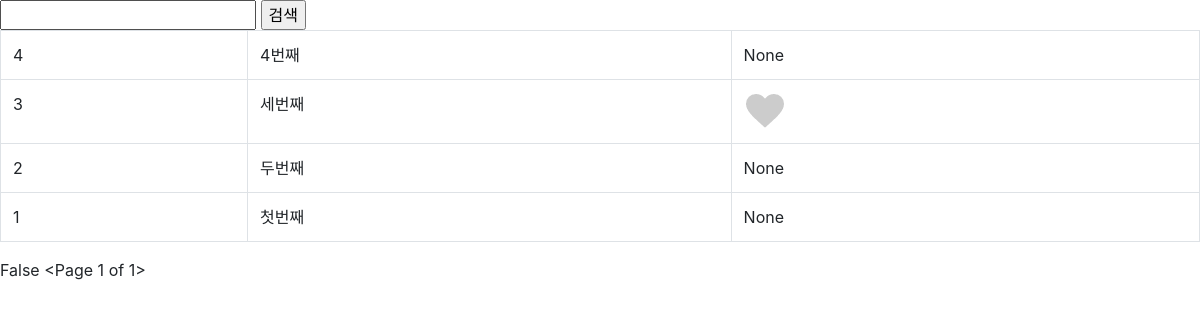
The app's page /instagram/ (signed in), older data.
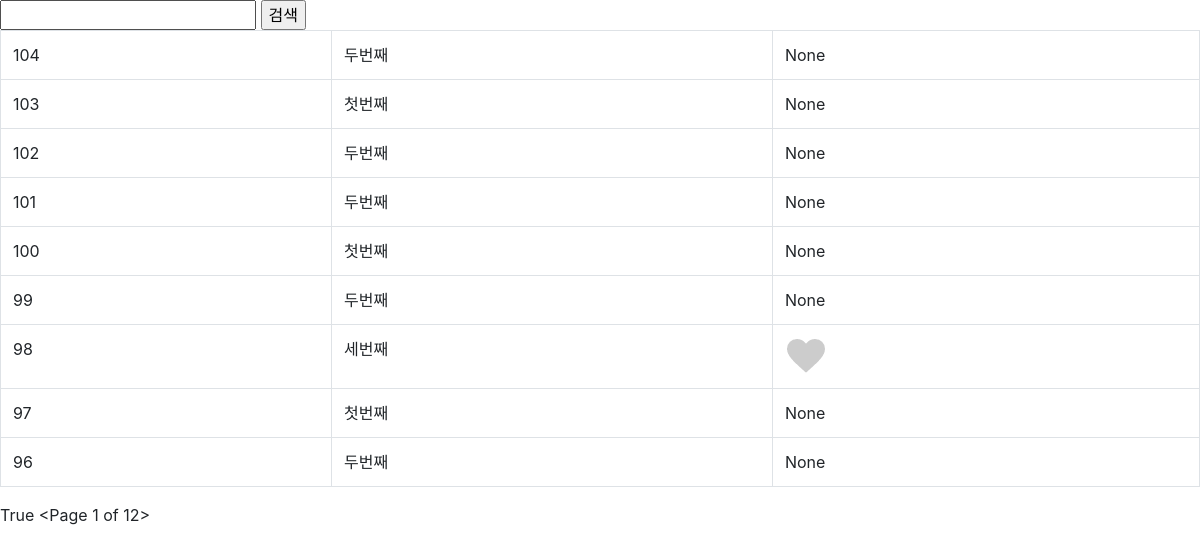
The same page, newer data.
### instagram/models.py (models this page shows, shortened)
class Post(models.Model):
    author = models.ForeignKey(settings.AUTH_USER_MODEL, on_delete=models.CASCADE)
    message = models.TextField()
    photo = models.ImageField(blank=True,upload_to="instagram/post/%y/%m/%d")
    tag_set = models.ManyToManyField('Tag', blank= True)
    is_public = models.BooleanField(default=False, verbose_name="공개여부")
    created_at = models.DateTimeField(auto_now_add=True)
    updated_at = models.DateTimeField(auto_now=True)
    class Meta:
        ordering = ['-id']

### instagram/views.py (the view)
class PostListView(LoginRequiredMixin,ListView):
    model = Post
    paginate_by = 9

### instagram/templates/instagram/post_list.html (shortened to what this page needs)
{% load bootstrap4 %}
<!DOCTYPE html>
<html lang="ko">
<head>
    <link rel="stylesheet" href="https://stackpath.bootstrapcdn.com/bootstrap/4.5.0/css/bootstrap.min.css">
</head>
<body>
    <form action="" method="get">
        <input type ="text" name ="q" value = "{{q}}"/>
        <input type ="submit" value="검색" >
    </form>
    <table class ="table table-bordered table-hover">
        <tbody>
            {% for post in post_list %}
            <tr>
                <td>
                    {{post.pk}}
                </td>
                <td>
                    {{post.message}}
                </td>
                <td>
                    {% if post.photo %}
                        <img src ="{{post.photo.url}}" />
                    {% else %}
                        None
                    {% endif %}
                </td>
            </tr>
            {% endfor %}
        </tbody>
    </table>
    {{ is_paginated }}
    {{ page_obj }}
</body>
</html>

Row changes from the older to the newer data that the page shows:
no longer on this page (row unchanged): Post: pk "4", message "4번째", photo "None"
no longer on this page (row unchanged): Post: pk "3", message "세번째", photo (picture)
no longer on this page (row unchanged): Post: pk "2", message "두번째", photo "None"
no longer on this page (row unchanged): Post: pk "1", message "첫번째", photo "None"
added Post: pk "104", message "두번째", photo "None"
added Post: pk "103", message "첫번째", photo "None"
added Post: pk "102", message "두번째", photo "None"
added Post: pk "101", message "두번째", photo "None"
added Post: pk "100", message "첫번째", photo "None"
added Post: pk "99", message "두번째", photo "None"
added Post: pk "98", message "세번째", photo (picture)
added Post: pk "97", message "첫번째", photo "None"
added Post: pk "96", message "두번째", photo "None"
Text that changed along with them:
{{ is_paginated }}: "False" → "True"
{{ page_obj }}: "<Page 1 of 1>" → "<Page 1 of 12>"
